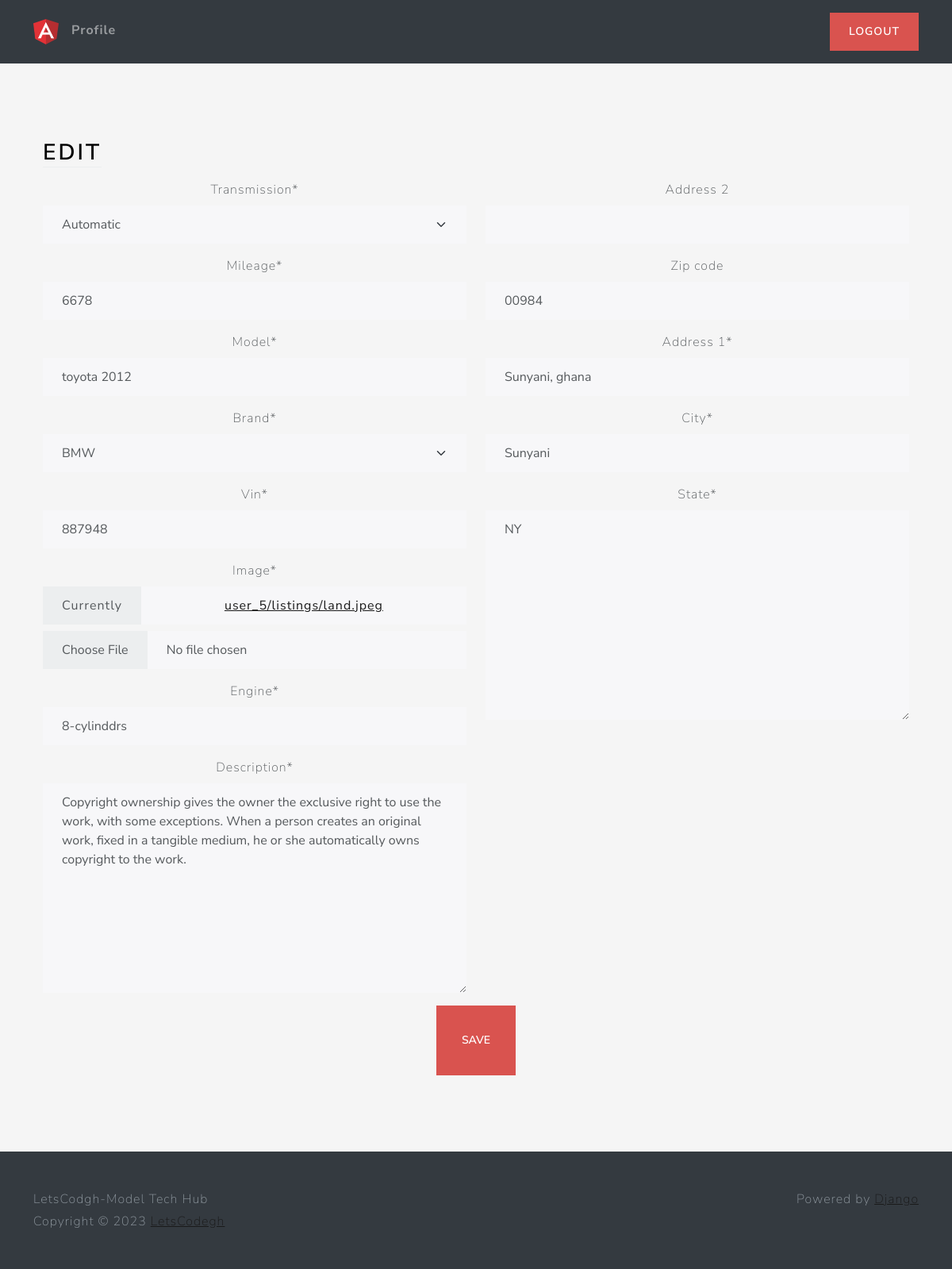
Before: /listing/ba1f5dc2709d4ebbb6736cd2503fd651/edit/ (signed in) with the older database file.
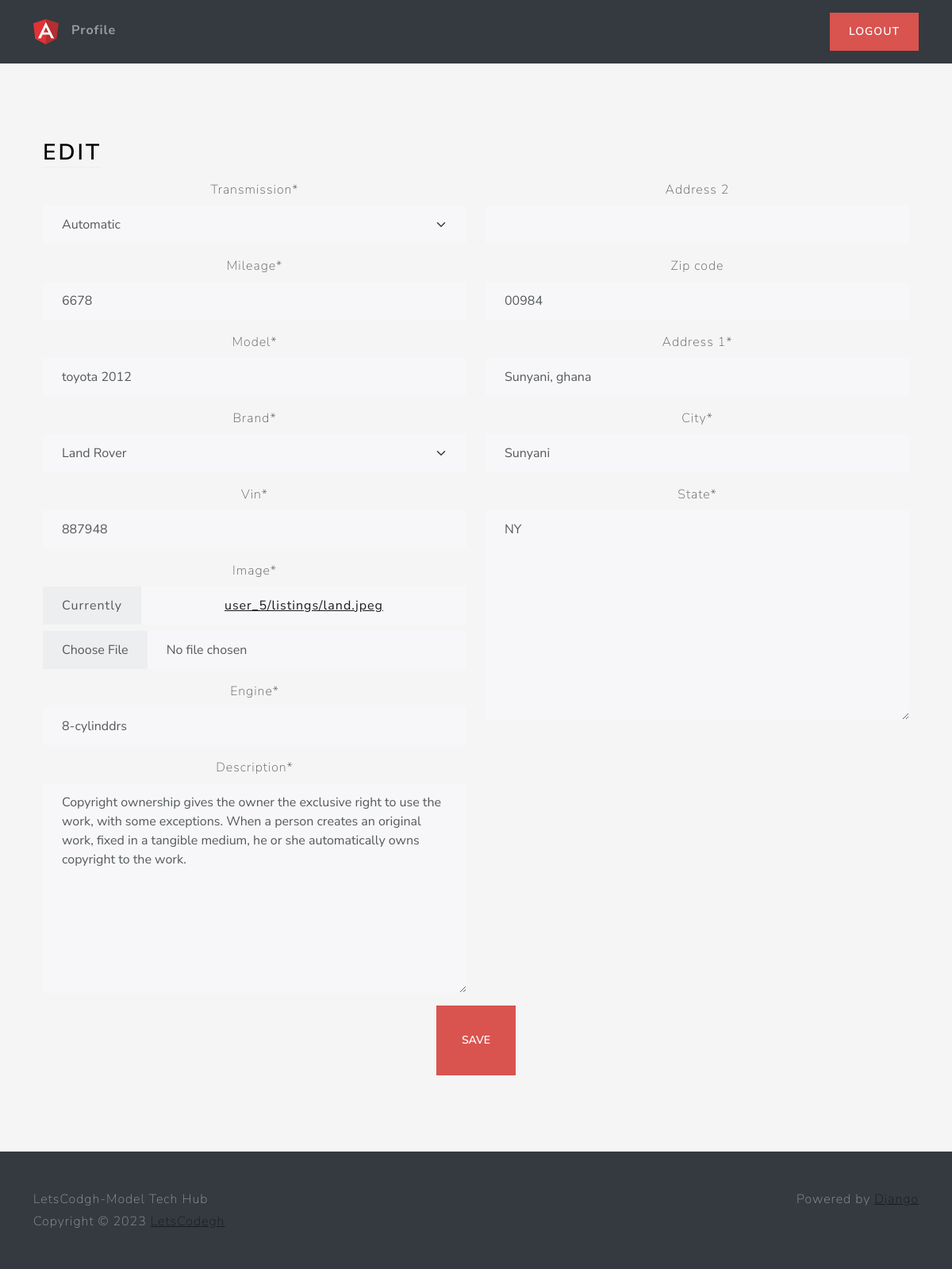
After: the same page with the newer database file.
### learn/models.py (models this page shows, shortened)
class Listing(models.Model):
    id = models.UUIDField(primary_key=True, default=uuid.uuid4, unique=True, editable=False)
    created_at = models.DateTimeField(auto_now_add=True)
    updated_at = models.DateTimeField(auto_now_add=True)
    seller = models.ForeignKey(Profile, on_delete=models.CASCADE)
    brand = models.CharField(max_length=24, choices=CARS_BRANDS, default=True)
    model = models.CharField(max_length=64)
    vin = models.CharField(max_length=17)
    mileage = models.IntegerField(default=0)
    color = models.CharField(max_length=24, default='White')
    description = models.TextField()
    engine = models.CharField(max_length=24)
    transmission = models.CharField(max_length=24, choices=TRANSMISSION_OPTIONS, default=None)
    location = models.OneToOneField(Location, on_delete=models.SET_NULL, null=True)
    image = models.ImageField(upload_to=user_listing_path)

### learn/views.py (the view)
# urls.py: path('listing/<str:id>/edit/', views.edit_view, name='edit'),
@login_required
def edit_view(request, id):
    try:
        listing = Listing.objects.get(id=id)
        if listing is None:
            raise Exception
        if request.method == 'POST':
            listing_form = ListingForm(
                request.POST, request.FILES, instance=listing)
            location_form = LocationForm(
                request.POST, instance=listing.location)
            if listing_form.is_valid and location_form.is_valid:
                listing_form.save()
                location_form.save()
                messages.info(request, f'Listing {id} updated successfully!')
                return redirect('home')
            else:
                messages.error(
                    request, f'An error occured while trying to edit the listing.')
                return reload()
        else:
            listing_form = ListingForm(instance=listing)
            location_form = LocationForm(instance=listing.location)
        context = {
            'location_form': location_form,
            'listing_form': listing_form
        }
        return render(request, 'views/edit.html', context)
    except Exception as e:
        messages.error(
            request, f'An error occured while trying to access the edit page.')
        return redirect('home')

### users/forms.py
class LocationForm(forms.ModelForm):
    address_1 = forms.CharField(required=True)
    zip_code = USZipCodeField(required=True)
    class Meta:
        model = Location
        fields = {'address_1', 'address_2', 'city', 'state', 'zip_code'}

### learn/forms.py
class ListingForm(forms.ModelForm):
    image = forms.ImageField()
    class Meta:
        model = Listing
        fields = {'brand', 'model', 'vin', 'mileage', 'description', 'engine', 'transmission', 'image'}

### learn/templates/views/edit.html (shortened to what this page needs)
{% extends 'base/base.html' %}
{% load static %}
{% load crispy_forms_tags %}
{% block content %}
<div class="container-fluid text-center py-5">
    <div class="container px-4 py-5">
        <div class="row g-4">
            <div class="col d-flex align-items-start">
                <div>
                    <h2 class="mb-3 border-bottom" style="color: black">Edit</h2>
                </div>
            </div>
        </div>
        <form action="" method="post" enctype="multipart/form-data">
            <div class="row">
                <div class="col-6">
                    {{ listing_form|crispy }}
                </div>
                <div class="col-6">
                    {{ location_form|crispy }}
                </div>
            </div>
            <button class="btn btn-lg btn-danger" type="submit">Save</button>
        </form>
    </div>
</div>
{% endblock%}

Changed rows visible on the page:
changed Listing "Automatic": brand "BMW" → "Land Rover"
